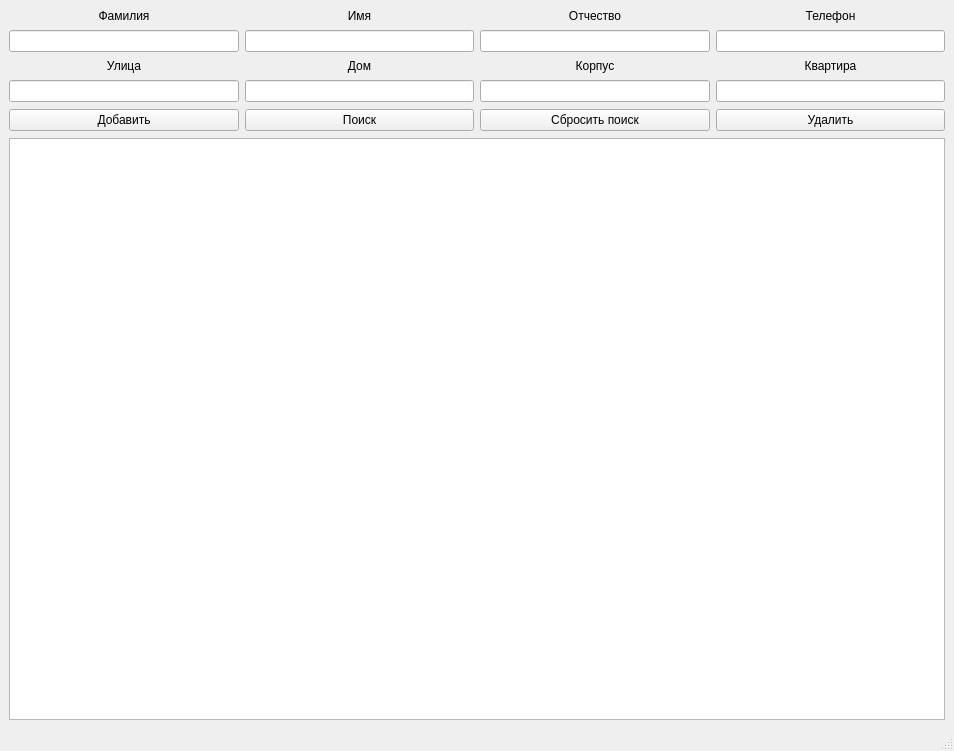
<?xml version="1.0" encoding="UTF-8"?>
<ui version="4.0">
 <class>MainWindow</class>
 <widget class="QMainWindow" name="MainWindow">
  <property name="geometry">
   <rect>
    <x>0</x>
    <y>0</y>
    <width>954</width>
    <height>751</height>
   </rect>
  </property>
  <property name="windowTitle">
   <string>MainWindow</string>
  </property>
  <widget class="QWidget" name="centralwidget">
   <layout class="QGridLayout" name="gridLayout_2">
    <item row="0" column="0">
     <layout class="QGridLayout" name="gridLayout" rowstretch="0,0,0,0,0,0" columnstretch="0,0,0,0">
      <property name="verticalSpacing">
       <number>7</number>
      </property>
      <item row="1" column="1">
       <widget class="QLineEdit" name="name_line"/>
      </item>
      <item row="2" column="0">
       <widget class="QLabel" name="label_4">
        <property name="text">
         <string>Улица</string>
        </property>
        <property name="alignment">
         <set>Qt::AlignCenter</set>
        </property>
       </widget>
      </item>
      <item row="4" column="2">
       <widget class="QPushButton" name="search_reset_button">
        <property name="text">
         <string>Сбросить поиск</string>
        </property>
       </widget>
      </item>
      <item row="3" column="3">
       <widget class="QLineEdit" name="apart_line"/>
      </item>
      <item row="3" column="2">
       <widget class="QLineEdit" name="korp_line"/>
      </item>
      <item row="3" column="1">
       <widget class="QLineEdit" name="house_line"/>
      </item>
      <item row="3" column="0">
       <widget class="QLineEdit" name="street_line"/>
      </item>
      <item row="1" column="3">
       <widget class="QLineEdit" name="phone_line"/>
      </item>
      <item row="4" column="3">
       <widget class="QPushButton" name="delete_button">
        <property name="text">
         <string>Удалить</string>
        </property>
       </widget>
      </item>
      <item row="4" column="0">
       <widget class="QPushButton" name="add_button">
        <property name="text">
         <string>Добавить</string>
        </property>
       </widget>
      </item>
      <item row="0" column="3">
       <widget class="QLabel" name="label_5">
        <property name="text">
         <string>Телефон</string>
        </property>
        <property name="alignment">
         <set>Qt::AlignCenter</set>
        </property>
       </widget>
      </item>
      <item row="4" column="1">
       <widget class="QPushButton" name="search_button">
        <property name="text">
         <string>Поиск</string>
        </property>
       </widget>
      </item>
      <item row="1" column="2">
       <widget class="QLineEdit" name="middle_name_line"/>
      </item>
      <item row="0" column="1">
       <widget class="QLabel" name="label_3">
        <property name="text">
         <string>Имя</string>
        </property>
        <property name="alignment">
         <set>Qt::AlignCenter</set>
        </property>
       </widget>
      </item>
      <item row="1" column="0">
       <widget class="QLineEdit" name="last_name_line"/>
      </item>
      <item row="0" column="2">
       <widget class="QLabel" name="label">
        <property name="text">
         <string>Отчество</string>
        </property>
        <property name="alignment">
         <set>Qt::AlignCenter</set>
        </property>
       </widget>
      </item>
      <item row="0" column="0">
       <widget class="QLabel" name="label_2">
        <property name="text">
         <string>Фамилия</string>
        </property>
        <property name="alignment">
         <set>Qt::AlignCenter</set>
        </property>
       </widget>
      </item>
      <item row="2" column="1">
       <widget class="QLabel" name="label_6">
        <property name="text">
         <string>Дом</string>
        </property>
        <property name="alignment">
         <set>Qt::AlignCenter</set>
        </property>
       </widget>
      </item>
      <item row="2" column="2">
       <widget class="QLabel" name="label_7">
        <property name="text">
         <string>Корпус</string>
        </property>
        <property name="alignment">
         <set>Qt::AlignCenter</set>
        </property>
       </widget>
      </item>
      <item row="2" column="3">
       <widget class="QLabel" name="label_8">
        <property name="text">
         <string>Квартира</string>
        </property>
        <property name="alignment">
         <set>Qt::AlignCenter</set>
        </property>
       </widget>
      </item>
      <item row="5" column="0" colspan="4">
       <widget class="QTableWidget" name="book_table"/>
      </item>
     </layout>
    </item>
   </layout>
  </widget>
  <widget class="QMenuBar" name="menubar">
   <property name="geometry">
    <rect>
     <x>0</x>
     <y>0</y>
     <width>954</width>
     <height>26</height>
    </rect>
   </property>
  </widget>
  <widget class="QStatusBar" name="statusbar"/>
 </widget>
 <resources/>
 <connections/>
</ui>
